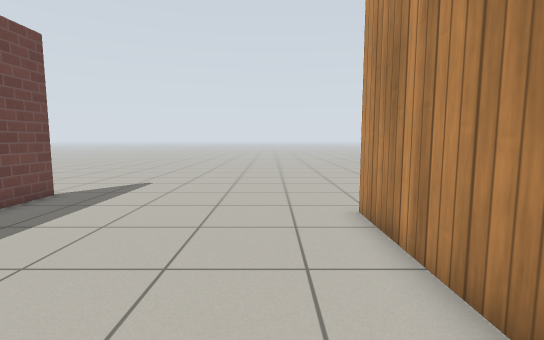
[1] (above)

12 first-person views from a walk through a Gazebo world. The camera is 0.91 m above the floor, tilts 6° down and sees 85° across. The floor is counted in squares, 0.5 m on a side. Each view is taken from the middle of a square. On the plan, view 1 faces up. The plan holds only what a view shows up to about 16 squares ahead; the rest is blank. Gazebo's built-in surfaces are drawn with simple patterns.

[2]
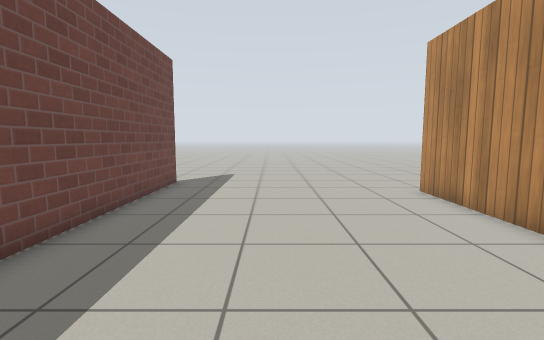

[3]
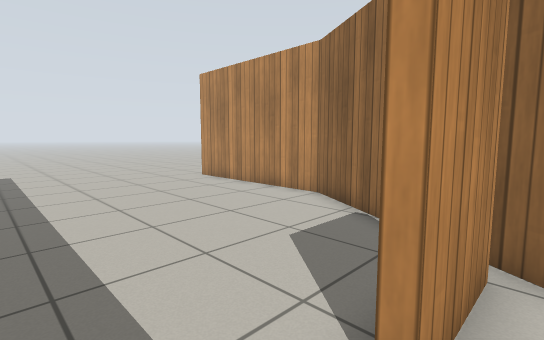

[4]
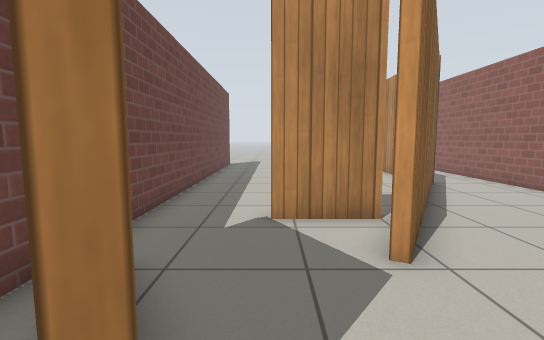

[5]
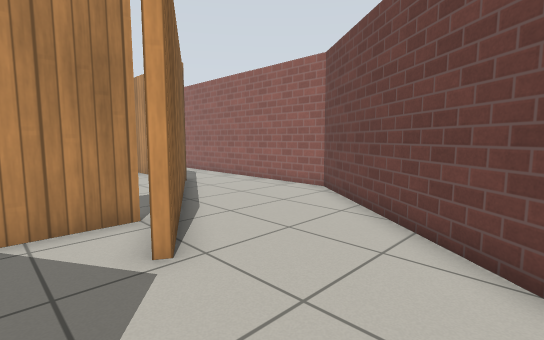

[6]
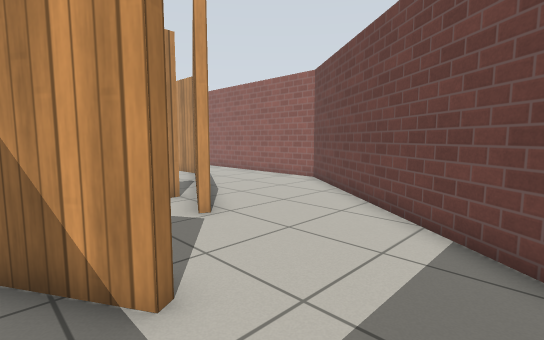

[7]
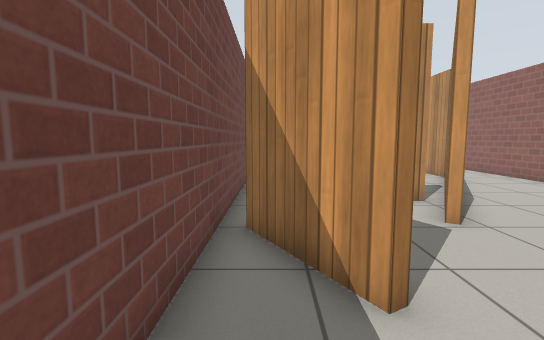

[8]
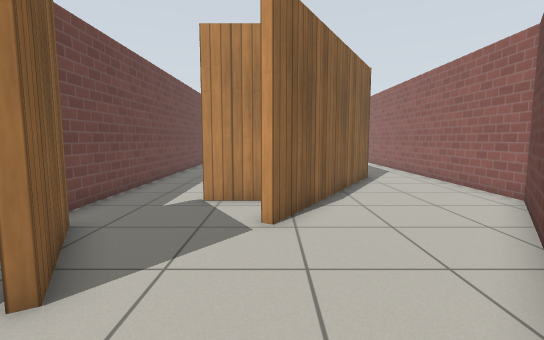

[9]
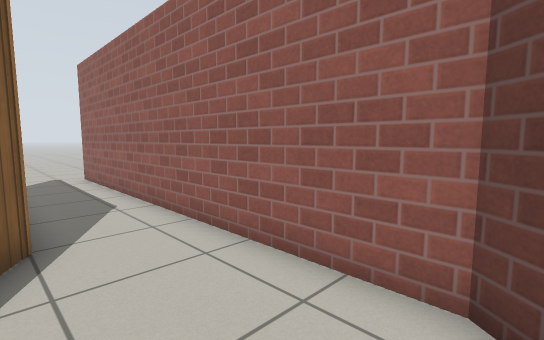

[10]
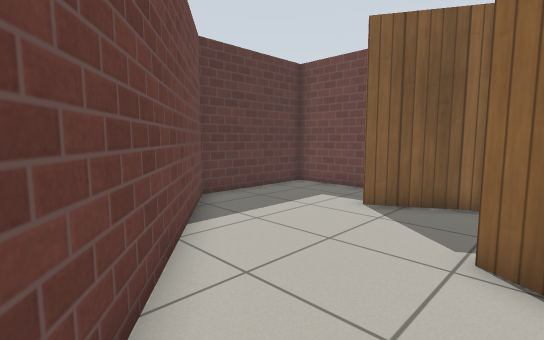

[11]
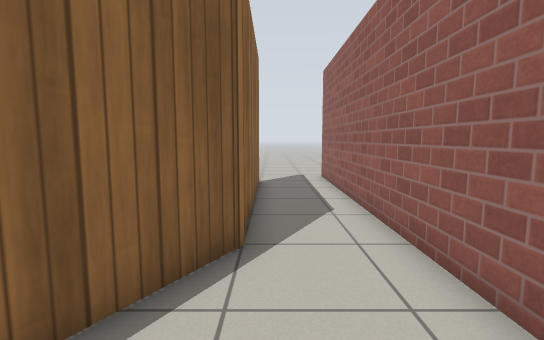

[12]
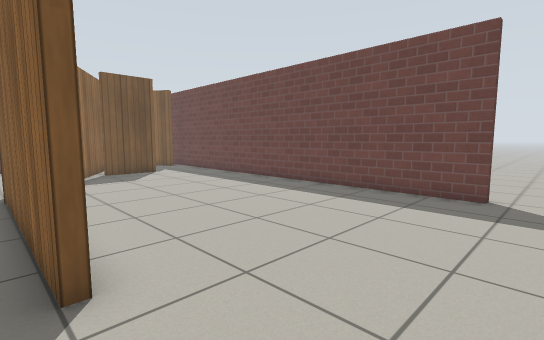

### Floor plan
Points are (right, up) in squares from view 1. A wall is a line through its corners. A room is listed if a view was taken in it or the views show most of it. See-through windows are left out.
Room 1 (views 1, 2)
walls: (-7, 9.6) (-7.1, -4.5); (-4, -5.1) (-1.5, -5.1); (-0.9, -5.5) (2.2, -0.1) (2.2, 7.4)
ways out: opening at (-5.5, -5) to room 2; opening at (2, 9.5) to room 2; opening at (-7, 10.5)
Room 2 (views 3, 4, 5, 8, 9, 10, 11, 12)
walls: (-1.5, -5.4) (-4, -5.4) (-4, -5.1); (-2.2, -7.7) (-0.9, -5.5); (-7.1, -4.5) (-7.1, -8.5); (-6.3, -7.9) (-4.5, -10.9) (-4.8, -11.1); (2.5, 7.4) (2.5, -0.1) (-2, -7.9); (-5.5, -15.4) (-2.2, -15.4) (5.4, -5.4) (5.4, 9.5)
ways out: opening at (-5.5, -5) to room 1; opening at (2, 9.5) to room 1; opening at (-5, -13) to room 3
Room 3 (views 6, 7)
walls: (-4.8, -11.1) (-6.5, -8); (-7.1, -8.5) (-7.2, -15.4) (-5.5, -15.4)
ways out: opening at (-5, -13) to room 2

Positions as (right, up) in squares from view 1, and headings:
1: (0, 0), facing up
2: (-3, -3), facing up
3: (-6, -6), facing up-right
4: (-4, -12), facing up
5: (-4, -12), facing up-right
6: (-6, -14), facing up-right
7: (-6, -14), facing up
8: (-2, -14), facing up
9: (2, -6), facing up-right
10: (3, -7), facing down-left
11: (3, -5), facing up
12: (3, 11), facing down-left
